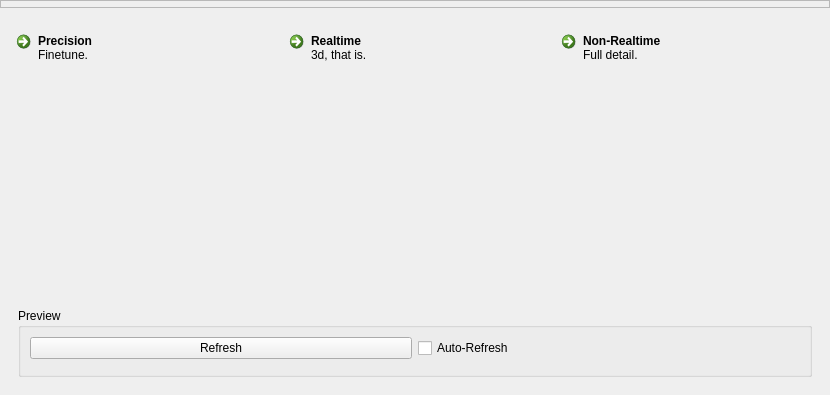
<?xml version="1.0" encoding="UTF-8"?>
<ui version="4.0">
 <class>NavigationWindow</class>
 <widget class="QWidget" name="NavigationWindow">
  <property name="geometry">
   <rect>
    <x>0</x>
    <y>0</y>
    <width>830</width>
    <height>395</height>
   </rect>
  </property>
  <property name="windowTitle">
   <string>Frame</string>
  </property>
  <layout class="QVBoxLayout" name="verticalLayout">
   <property name="spacing">
    <number>6</number>
   </property>
   <property name="margin">
    <number>0</number>
   </property>
   <item>
    <widget class="picogen::qt4_gui::StashFrame" name="stashFrame">
     <property name="sizePolicy">
      <sizepolicy hsizetype="Preferred" vsizetype="Fixed">
       <horstretch>0</horstretch>
       <verstretch>0</verstretch>
      </sizepolicy>
     </property>
     <property name="minimumSize">
      <size>
       <width>0</width>
       <height>8</height>
      </size>
     </property>
     <property name="frameShape">
      <enum>QFrame::StyledPanel</enum>
     </property>
     <property name="frameShadow">
      <enum>QFrame::Raised</enum>
     </property>
    </widget>
   </item>
   <item>
    <widget class="QFrame" name="subNavigationFrame">
     <layout class="QHBoxLayout" name="horizontalLayout_2">
      <property name="topMargin">
       <number>10</number>
      </property>
      <item>
       <widget class="QCommandLinkButton" name="showPrecisionTab">
        <property name="text">
         <string>Precision</string>
        </property>
        <property name="iconSize">
         <size>
          <width>32</width>
          <height>32</height>
         </size>
        </property>
        <property name="checkable">
         <bool>true</bool>
        </property>
        <property name="description">
         <string>Finetune.</string>
        </property>
       </widget>
      </item>
      <item>
       <widget class="QCommandLinkButton" name="showRealTimeTab">
        <property name="text">
         <string>Realtime</string>
        </property>
        <property name="iconSize">
         <size>
          <width>32</width>
          <height>32</height>
         </size>
        </property>
        <property name="checkable">
         <bool>true</bool>
        </property>
        <property name="description">
         <string>3d, that is.</string>
        </property>
       </widget>
      </item>
      <item>
       <widget class="QCommandLinkButton" name="showRenderTab">
        <property name="text">
         <string>Non-Realtime</string>
        </property>
        <property name="iconSize">
         <size>
          <width>32</width>
          <height>32</height>
         </size>
        </property>
        <property name="checkable">
         <bool>true</bool>
        </property>
        <property name="description">
         <string>Full detail.</string>
        </property>
       </widget>
      </item>
     </layout>
    </widget>
   </item>
   <item>
    <widget class="QFrame" name="frame">
     <property name="frameShape">
      <enum>QFrame::NoFrame</enum>
     </property>
     <property name="frameShadow">
      <enum>QFrame::Raised</enum>
     </property>
     <layout class="QHBoxLayout" name="horizontalLayout">
      <item>
       <widget class="QStackedWidget" name="stackedWidget">
        <widget class="QWidget" name="precision">
         <layout class="QVBoxLayout" name="verticalLayout_2" stretch="1,0">
          <item>
           <widget class="picogen::qt4_gui::GraphicalNavigationWidget" name="graphicalNavigation" native="true"/>
          </item>
          <item>
           <widget class="QGroupBox" name="previewGroupBox">
            <property name="title">
             <string>Preview</string>
            </property>
            <layout class="QGridLayout" name="gridLayout_4">
             <item row="0" column="0">
              <widget class="QPushButton" name="refreshButton">
               <property name="text">
                <string>Refresh</string>
               </property>
              </widget>
             </item>
             <item row="1" column="0" colspan="2">
              <widget class="picogen::qt4_gui::RenderWidget" name="redshiftWidget" native="true"/>
             </item>
             <item row="0" column="1">
              <widget class="QCheckBox" name="autoRefreshCheckBox">
               <property name="text">
                <string>Auto-Refresh</string>
               </property>
              </widget>
             </item>
            </layout>
           </widget>
          </item>
         </layout>
        </widget>
        <widget class="QWidget" name="page_2"/>
       </widget>
      </item>
     </layout>
    </widget>
   </item>
  </layout>
 </widget>
 <customwidgets>
  <customwidget>
   <class>picogen::qt4_gui::RenderWidget</class>
   <extends>QWidget</extends>
   <header>renderwidget.h</header>
   <container>1</container>
  </customwidget>
  <customwidget>
   <class>picogen::qt4_gui::StashFrame</class>
   <extends>QFrame</extends>
   <header>stashframe.h</header>
   <container>1</container>
  </customwidget>
  <customwidget>
   <class>picogen::qt4_gui::GraphicalNavigationWidget</class>
   <extends>QWidget</extends>
   <header>graphicalnavigationwidget.h</header>
   <container>1</container>
  </customwidget>
 </customwidgets>
 <resources/>
 <connections/>
</ui>
